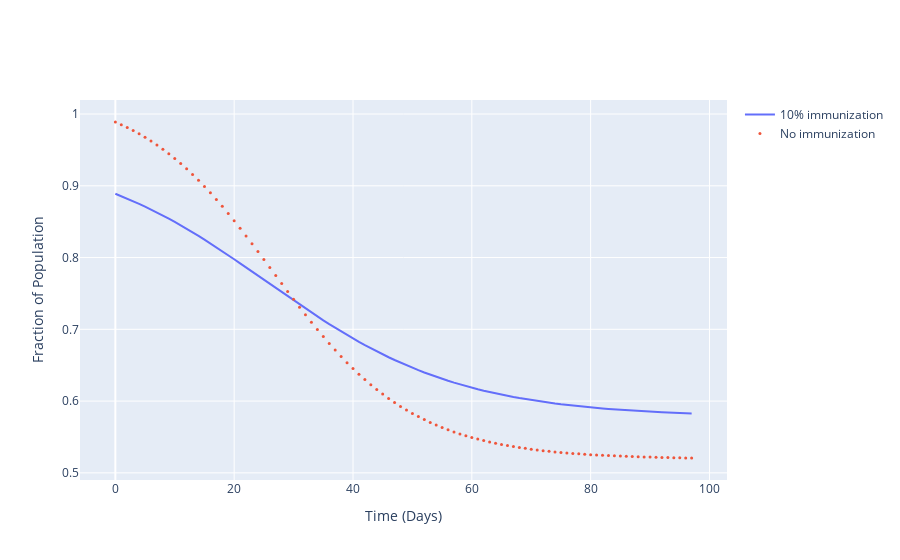

Notebook cell for this chart:
### Markdown cell above
Adding Immunization and Graphing it

### Code cell
from matplotlib.axis import XAxis


system2 = make_system(beta, gamma)
add_immunization(system2, 0.1)

results2 = run_simulation(system2, update_func)
results2[0]

fig = make_subplots(rows=1, cols=1)

time2 = []
Sval2 = []

for t in range(7*14):  
    Sval2.append(results2[0][t])
    time2.append(t)
    
fig.add_trace(go.Scatter(x=time2, y=Sval2, mode = "lines", name = "10% immunization"),
    row=1, col=1)

fig.add_trace(go.Scatter(x=time, y=Sval, mode = "markers", name = "No immunization"),
    row=1, col=1)

fig.update_traces(marker_size=3)
fig.update_xaxes(title_text = "Time (Days)")
fig.update_yaxes(title_text = "Fraction of Population")

fig.show()
